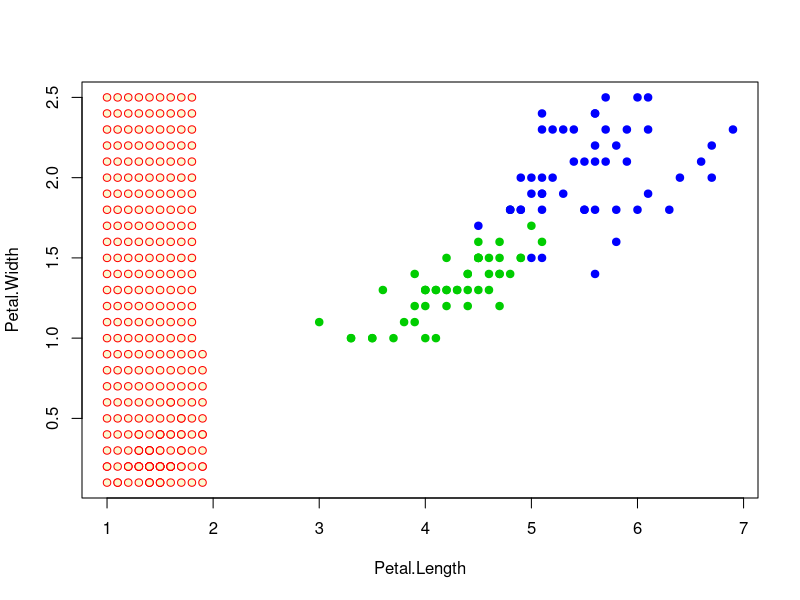

Recreate this plot in R. (Note: a time limit stopped this script after it produced the figure.)
eDist <- function(u, v) {
  sqrt(sum((u - v)^2))
}

KerRect <- function(z){
  if(abs(z) <= 1) return(0.5)
  else return(0)
}

KerTriang <- function(z){
  if(abs(z) <= 1) return(1 - abs(z))
  else return(0)
}

KerQuart <- function(z){
  if(abs(z) <= 1) return((15/16)*(1 - z^2)^2)
  else return(0)
}

KerEpan <- function(z){
  if(abs(z) <= 1) return(0.75*(1 - z^2))
  else return(0)
}

KerGauss <- function(z){
  (2*pi)^(-0.5)*exp(-0.5*z^2)
}


loo <- function(X, K, k, alg){
  LOO <- 0
  l <- nrow(X)
  for(i in 1:l){
    X2 <- X[-i, ]
    z <- X[i, 3:4]
    rownames(X2) <- 1:(l-1)
    if(alg(X2, z, K, k) != X[i, 5]) LOO <- LOO + 1
  }
  print(LOO)
  LOO <- LOO / l
  print("LOO:")
  print(LOO)
  return(LOO)
}

varpw <- function(X, z, K, k){
  xl <- X[, 3:5]
  l <- dim(xl)[1]
  n <- dim(xl)[2] - 1
  
  distances <- c()
  for(tmp in 1:l){
    distances[tmp] <- eDist(xl[tmp, 1:n], z)
  }
  orderedxl <- xl[order(distances), ]
  distances_s <- sort(distances)
  weights <- c()
  for(tmp in 1:k){
    if(distances_s[k+1] != 0)
      weights[tmp] <- K(distances_s[tmp]/distances_s[k+1])
    else weights[tmp] <- K(0)
  }
  #orderedxl_weighed <- cbind(orderedxl[1:k, ], weights)
  #classes <- orderedxl_weighed[ , (n + 1):(n + 2)]
  classes <- cbind(orderedxl[1:k, ], weights)[ , (n + 1):(n + 2)]
  sumSetosa <- sum(classes[classes$Species == "setosa", 2])
  sumVersicolor <- sum(classes[classes$Species == "versicolor", 2])
  sumVirginica <- sum(classes[classes$Species == "virginica", 2])
  ans <- matrix(c(sumSetosa, sumVersicolor, sumVirginica), 
                nrow = 1, ncol = 3, byrow = T, list(c(1), c('setosa', 'versicolor', 'virginica')))
  return(colnames(ans)[which.max(ans)])
}

colors <- c("setosa" = "red", "versicolor" = "green3", "virginica" = "blue")
plot(iris[, 3:4], pch = 21, bg = colors[iris$Species], col = colors[iris$Species])


X <- iris
k <- 6
K <- KerRect
step <- 0.1
loo(X, K, k, varpw)

st3 <- seq(from = min(X[, 3]), to = max(X[, 3]), by = step)
st4 <- seq(from = min(X[, 4]), to = max(X[, 4]), by = step)

for(i in st3){
  for(j in st4){
    z <- c(i, j)
    points(z[1], z[2],  pch = 21, bg = "lightgoldenrodyellow", col = colors[varpw(X, z, K, k)])
  }
}
points(iris[, 3:4], pch = 21, bg = colors[iris$Species], col = colors[iris$Species])
legend("bottomright", c("virginica", "versicolor", "setosa"), pch = c(15,15,15), 
       col = c("blue", "green3", "red"))
